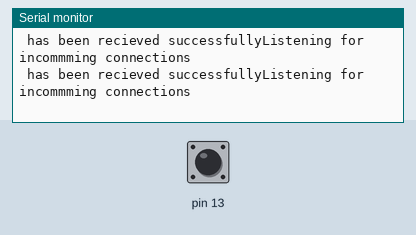
Simulated run of this sketch. Board: Arduino Uno, built with avr-gcc and run on an emulated ATmega328P. Parts: the last lines printed to the serial monitor. The test bench sets the inputs (shaded band); at power-on: pin 13 LOW.

Above: at 1.2 s.
1.3 s: pin 13 driven HIGH
At 1.51 s:
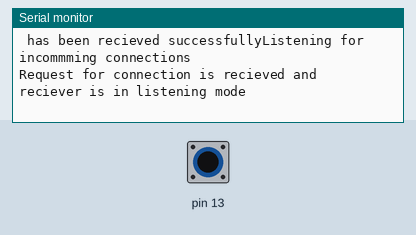
3.0 s: pin 13 driven LOW
At 3.04 s:
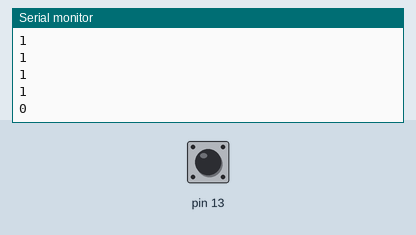
6.0 s: pin 13 driven HIGH
At 7.8 s:
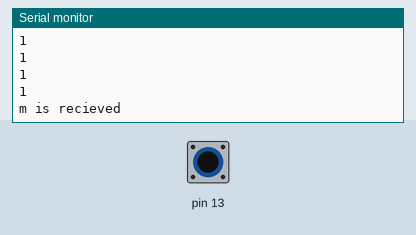
9.0 s: pin 13 driven LOW
At 9.64 s:
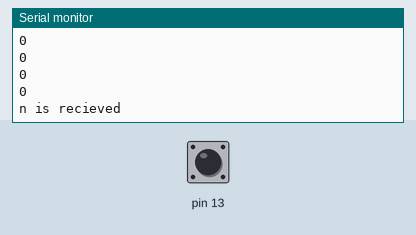
11.1 s: pin 13 pulsed HIGH 5 times (0.12 s each, 0.3 s apart)
At 12.03 s:
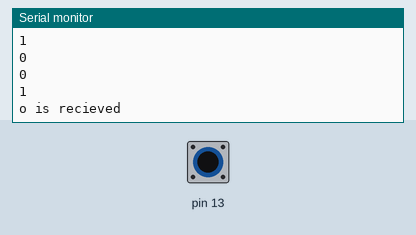
15.6 s: pin 13 pulsed HIGH 2 times (0.12 s each, 0.3 s apart)
At 15.78 s:
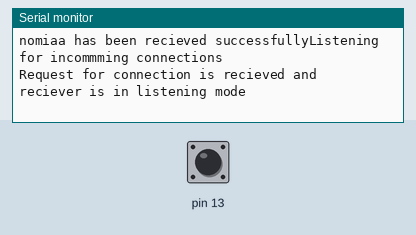

The sketch:

laser_reciever.pde
```cpp
/*
Laser reciever
 */

#define PULSE_TIME 100
#define DELAY_TIME 100

char msg[15] = "";
char msg_char ='a';
int status_pin;
int n=5;  // msg size


void setup() {
  // initialize the digital pin as an output.
  // Pin 13 has an LED connected on most Arduino boards:
  Serial.begin(9600);
  pinMode(13, INPUT);
}

void loop() {

  // Listen to the start bit
  Serial.flush();

  Serial.print("Listening for incommming connections\n");

  if (digitalRead(13) != 0)
  {
      Serial.print("Request for connection is recieved and reciever is in listening mode\n");
      delay(40);

      // Sense the data 8 times..
      for (int i=7;i>=0;i--)
      {
        delay(98);  // 98 to compensate the extra programming delay time wasted
        status_pin = digitalRead(13);
        Serial.println(status_pin,DEC);

        if(status_pin)
        {
          // set the corresponding pin
          msg_char |= 1<<n;
        }
        else
        {
            //clear the bit
            msg_char &= ~(1<<n);
        }
      }
      Serial.print(msg_char);
      Serial.print(" is recieved");
      Serial.print("\n\n");
      msg[n] = msg_char;
      n--;
  }
  Serial.print(msg);
  Serial.print(" has been recieved successfully");
}
```

Measured:
- after the input at 1.3 s, the serial monitor: prints a new line after 0.08 s (image 1)
- after the input at 3.0 s, the serial monitor: prints a new line at once (image 2)
- after the input at 6.0 s, the serial monitor: prints a new line after 0.05 s (image 3)
- after the input at 9.0 s, the serial monitor: prints a new line at once (image 4)
- after the input at 15.6 s, the serial monitor: prints a new line after 0.06 s (image 6)
